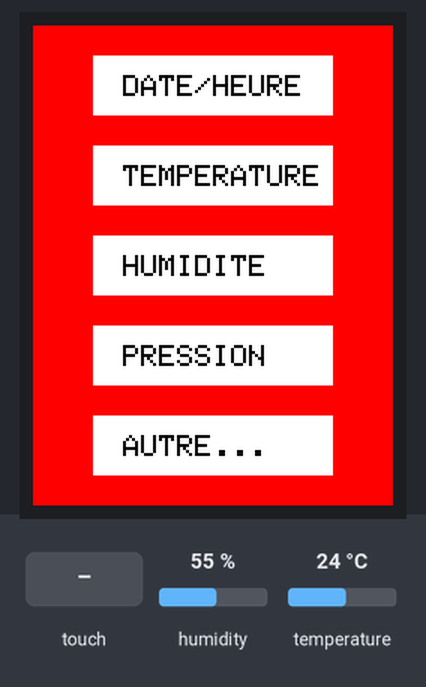
Bench run of a sketch on a simulated Arduino Uno, built with avr-gcc and run on an emulated ATmega328P. Shown: 240×320 colour display. The test bench sets the inputs (shaded band); at power-on: humidity 55 %, temperature 24 °C. The local clock reads 2024-03-15 10:24:30 at power-on unless the sketch sets it; what the sketch prints to the serial monitor is not drawn.

Above: at 1.4 s.
1.5 s: touch panel pressed at 38 % / 30 % of its raw x / y range
At 3.0 s:
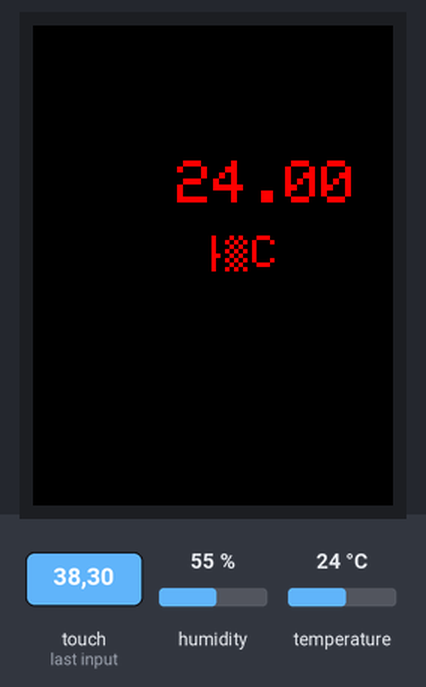
4.5 s: touch panel pressed at 38 % / 50 % of its raw x / y range
At 5.2 s:
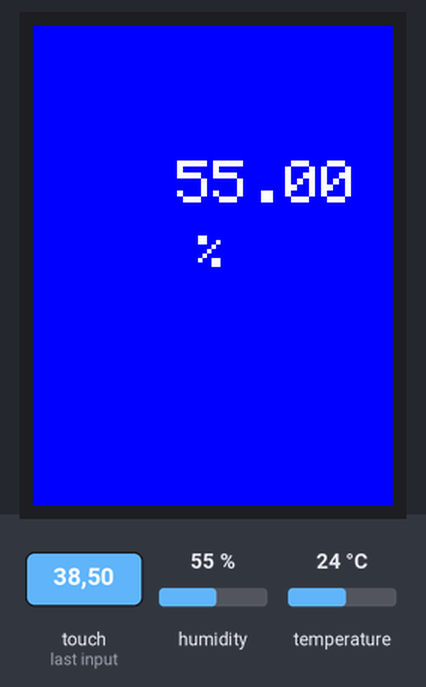
7.5 s: touch panel pressed at 38 % / 10 % of its raw x / y range
At 8.7 s:
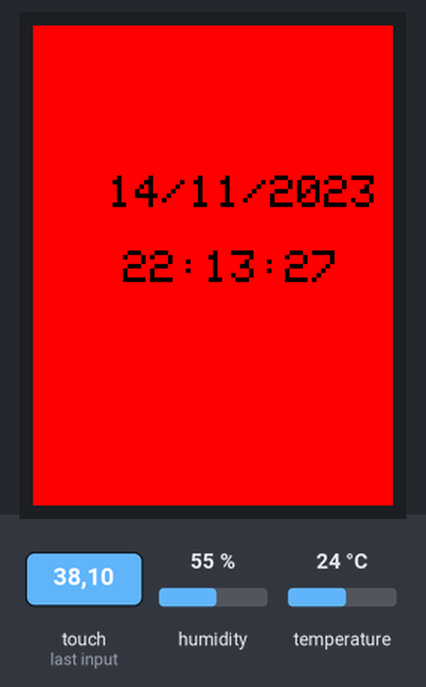
10.5 s: touch panel pressed at 38 % / 70 % of its raw x / y range
At 12.0 s:
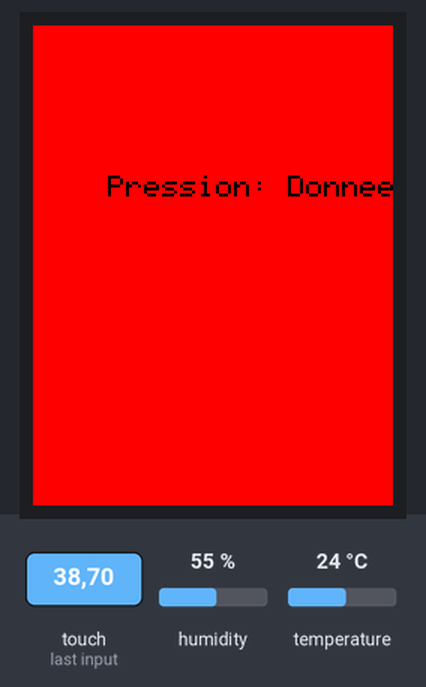
13.5 s: touch panel pressed at 38 % / 90 % of its raw x / y range
At 14.3 s:
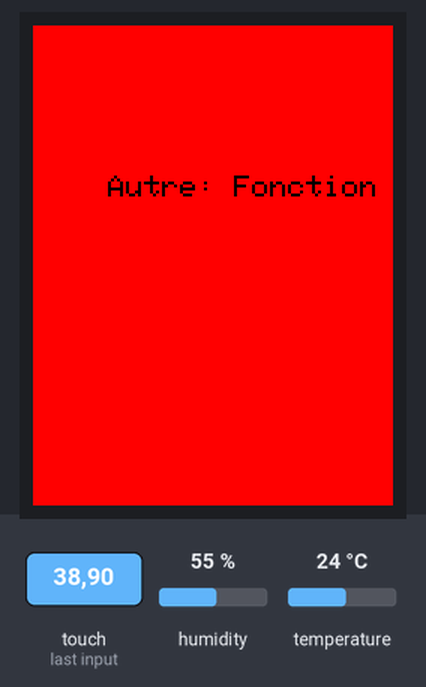
16.5 s: touch panel pressed at 62 % / 30 % of its raw x / y range
At 18.0 s:
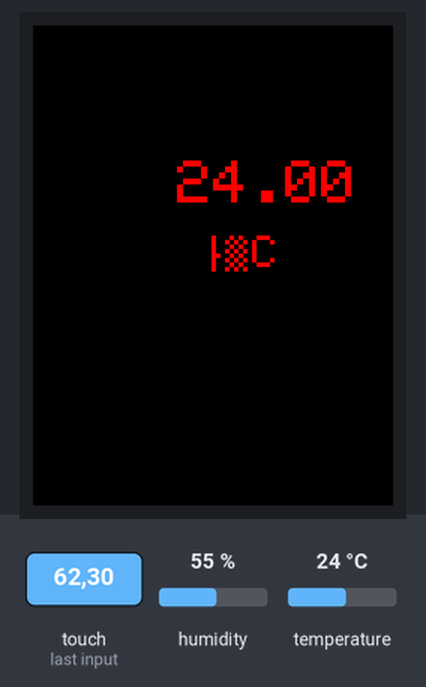
Timing chart, 0 to 19.5 s (numbered marks = the images above; inputs shaded):
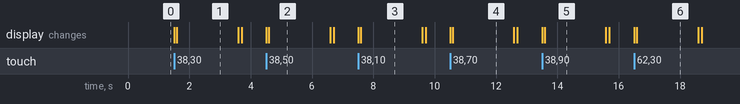

The sketch:

Question1011.ino
```cpp
#include <Adafruit_GFX.h>
#include <SPI.h>
#include <Wire.h>
#include <Adafruit_ILI9341.h>
#include <Adafruit_STMPE610.h>
#include <SD.h>
#include <RTClib.h>
#include <DHT.h>

// Déclaration des modules
#define STMPE_CS 8
Adafruit_STMPE610 ts = Adafruit_STMPE610(STMPE_CS);

#define TFT_CS 10
#define TFT_DC 9
Adafruit_ILI9341 tft = Adafruit_ILI9341(TFT_CS, TFT_DC);

#define DHTPIN 4
#define DHTTYPE DHT22
DHT dht(DHTPIN, DHTTYPE);

RTC_DS1307 RTC;

// Calibration de l'écran tactile
#define TS_MINX 150
#define TS_MINY 130
#define TS_MAXX 3800
#define TS_MAXY 4000

void bouton()
{
  tft.fillScreen(ILI9341_RED);
  const char* labels[] = {"DATE/HEURE", "TEMPERATURE", "HUMIDITE", "PRESSION", "AUTRE..."};

  for (int i = 0; i < 5; i++) {
    tft.fillRect(40, 20 + (i * 60), 160, 40, ILI9341_WHITE);
    tft.setCursor(60, 33 + (i * 60));
    tft.setTextColor(ILI9341_BLACK);
    tft.setTextSize(2);
    tft.setTextWrap(0);
    tft.print(labels[i]);
  }
}

// Affichage de la température en °C (centré)
void afficher_temperature()
{
  float temperature = dht.readTemperature();
  tft.fillScreen(ILI9341_BLACK); // Fond noir

  tft.setTextColor(ILI9341_RED, ILI9341_BLACK); // Texte rouge sur fond noir
  tft.setTextSize(4);

  if (isnan(temperature)) {
    tft.setCursor(50, 100); // Position centrée
    tft.print("Erreur");
  } else {
    // Calcul de la position X pour centrer le texte
    int textWidth = 6 * 4 * String((int)temperature).length(); // Largeur du texte (6 pixels par caractère, taille 4)
    int posX = (240 - textWidth) / 2; // Centrage horizontal

    tft.setCursor(posX, 90);
    tft.print(temperature);

    tft.setTextSize(3); // Taille plus petite pour "°C"
    tft.setCursor(110, 140); // Position bien centrée sous la température
    tft.print("°C");
  }
}

// Affichage de l'humidité en % (centré)
void afficher_humidite()
{
  float humidite = dht.readHumidity();
  tft.fillScreen(ILI9341_BLUE); // Fond bleu

  tft.setTextColor(ILI9341_WHITE, ILI9341_BLUE); // Texte blanc sur fond bleu
  tft.setTextSize(4);

  if (isnan(humidite)) {
    tft.setCursor(50, 100); // Position centrée
    tft.print("Erreur");
  } else {
    // Calcul de la position X pour centrer le texte
    int textWidth = 6 * 4 * String((int)humidite).length();
    int posX = (240 - textWidth) / 2;

    tft.setCursor(posX, 90);
    tft.print(humidite);

    tft.setTextSize(3);
    tft.setCursor(110, 140); // Position bien centrée sous l'humidité
    tft.print("%");
  }
}

void heure_date()
{
  DateTime now = RTC.now();
  tft.fillScreen(ILI9341_RED);
  tft.setTextColor(ILI9341_BLACK, ILI9341_RED);
  tft.setTextSize(3);

  tft.setCursor(50, 100);
  if (now.day() < 10) tft.print("0");
  tft.print(now.day());
  tft.print("/");
  if (now.month() < 10) tft.print("0");
  tft.print(now.month());
  tft.print("/");
  tft.print(now.year());

  tft.setCursor(60, 150);
  if (now.hour() < 10) tft.print("0");
  tft.print(now.hour());
  tft.print(":");
  if (now.minute() < 10) tft.print("0");
  tft.print(now.minute());
  tft.print(":");
  if (now.second() < 10) tft.print("0");
  tft.print(now.second());
}

// Placeholders pour pression et autre...
void afficher_pression() {
  tft.fillScreen(ILI9341_RED);
  tft.setTextColor(ILI9341_BLACK, ILI9341_RED);
  tft.setTextSize(2);
  tft.setCursor(50, 100);
  tft.print("Pression: Donnees non dispo.");
}

void afficher_autre() {
  tft.fillScreen(ILI9341_RED);
  tft.setTextColor(ILI9341_BLACK, ILI9341_RED);
  tft.setTextSize(2);
  tft.setCursor(50, 100);
  tft.print("Autre: Fonction a definir.");
}

void setup()
{
  Serial.begin(9600);
  tft.begin();
  RTC.begin();
  dht.begin();

  if (!ts.begin()) {
    Serial.println("Unable to start touchscreen.");
  } else {
    Serial.println("Touchscreen started.");
  }

  RTC.adjust(DateTime(F(__DATE__), F(__TIME__))); // Mise à jour automatique de l'horloge
  bouton();
}

void loop()
{
  if (!ts.bufferEmpty())
  {
    TS_Point p = ts.getPoint();
    int x = map(p.x, TS_MINX, TS_MAXX, 0, tft.width());
    int y = map(p.y, TS_MINY, TS_MAXY, 0, tft.height());

    if ((x > 40) && (x < 200))
    {
      if ((y > 20) && (y < 60)) heure_date();
      else if ((y > 80) && (y < 120)) afficher_temperature();
      else if ((y > 140) && (y < 180)) afficher_humidite();
      else if ((y > 200) && (y < 240)) afficher_pression();
      else if ((y > 260) && (y < 300)) afficher_autre();

      delay(2000);
      bouton();
    }
  }
}
```

Measured:
- after the input at 1.5 s, the display: first changes at once (image 1 shows a later state)
- after the input at 4.5 s, the display: first changes at once (image 2 shows a later state)
- after the input at 7.5 s, the display: first changes at once (image 3 shows a later state)
- after the input at 10.5 s, the display: first changes at once (image 4 shows a later state)
- after the input at 13.5 s, the display: first changes at once (image 5 shows a later state)
- after the input at 16.5 s, the display: first changes at once (image 6 shows a later state)
- what the display in image 1 shows lasts 2.0 s, from 1.6 s to 3.6 s
